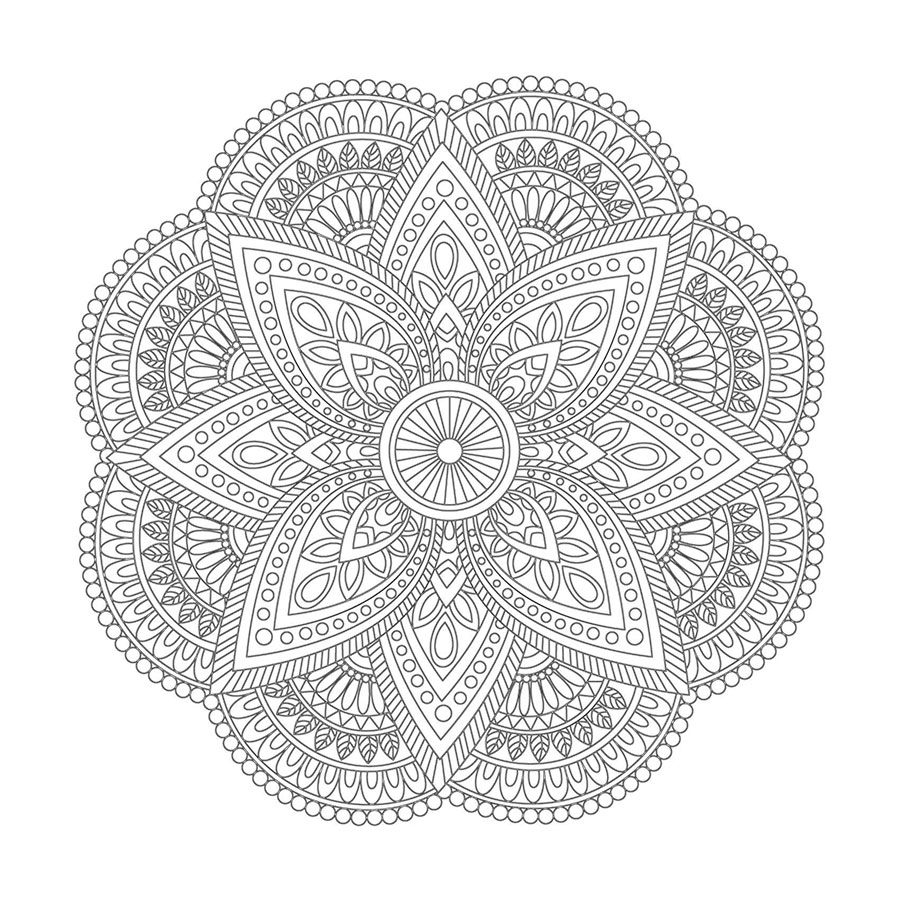
#> input picture 101/ders4/desen.jpg, 900 x 900 px, found by its file name
$ python cutting.py
#> lines starting #> are read from the running program, lines starting #| are printed output that depends on the picture; after the words box and inside, x2 and y2 are one past the last pixel; in counts of white or black regions, pixels touching at a corner belong together
import cv2
import numpy as np

desen = cv2.imread("101/ders4/desen.jpg")
#> desen is the input picture: shape (900, 900, 3); min 3, max 255, mean 227.2

part= desen[200:300,300:400]
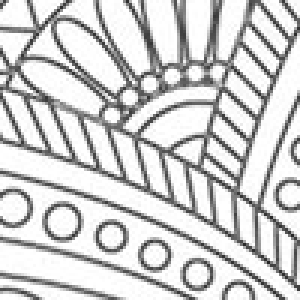
#> part: shape (100, 100, 3) (shown 3 times larger); min 38, max 255, mean 205.7

cv2.imshow("kesit alanı",part)
cv2.imshow("tam",desen)

desen[0:100,0:100]=part
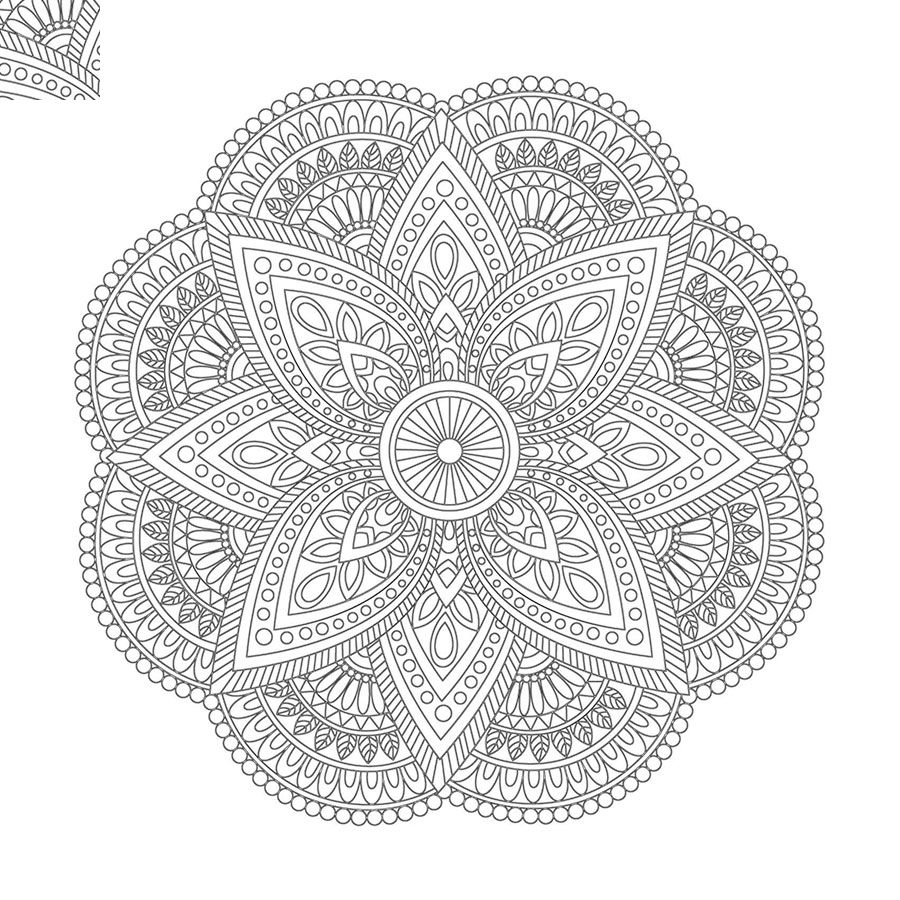
#> desen: shape (900, 900, 3); 0.91% of pixels changed, all inside (x1, y1, x2, y2) = (0, 0, 100, 100)
cv2.imshow("tam",desen)


cv2.waitKey(0)
cv2.destroyAllWindows()
cv2.waitKey(1)
